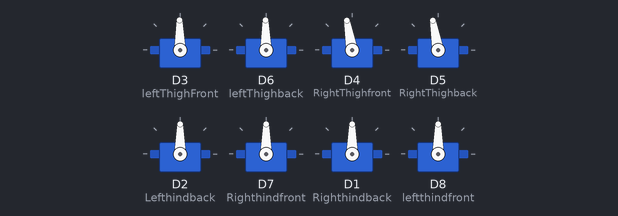
Simulated run of this sketch. Board: ESP8266 (NodeMCU). Shown: 8 × servo.

Above: at 2.05 s.
At 3.15 s:
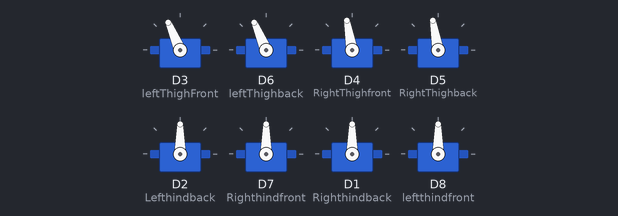
At 4.35 s:
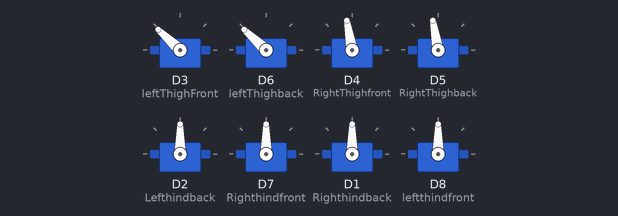
At 10.05 s:
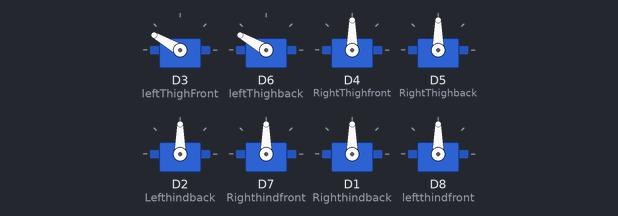
At 12.45 s:
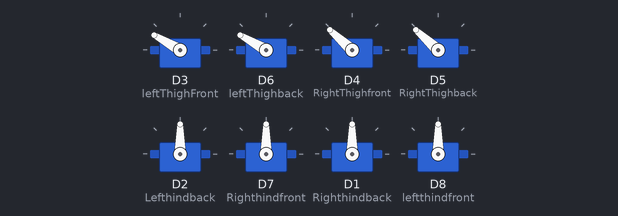
At 18.05 s:
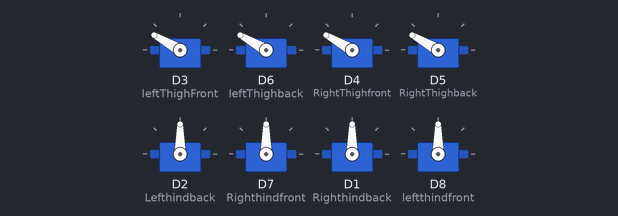
Timing chart, 0 to 22.9 s (numbered marks = the images above):
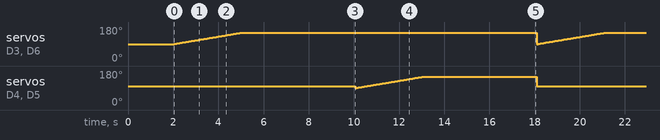

The sketch:

test2.ino
```cpp
#include <Servo.h>

Servo leftThighFront; // bwhite
Servo leftThighback; // red
Servo RightThighfront; //blue
Servo RightThighback;  // rwhite
Servo Lefthindback; //orange
Servo Righthindfront; // owhite
Servo Righthindback; //orange
Servo leftthindfront; // owhite

int pos = 0;
int pos2 =0;

void setup()
{
  servosetup();
  stand();
  delay(2000);

}

void loop()
{
 stand();
 for (pos = 90; pos<= 150 ; pos +=1)
 {
  leftThighFront.write(pos);
  leftThighback.write(pos);
  delay(50);
 }
  for (pos = 150; pos<= 90 ; pos -=1)
 {
  leftThighFront.write(pos);
  leftThighback.write(pos);
  delay(50);
 }

 delay(5000);
 for (pos = 90; pos<= 150 ; pos +=1)
 {
  RightThighfront.write(pos);
  RightThighback.write(pos);
  delay(50);
 }
 for (pos = 150; pos<= 90 ; pos -=1)
 {
  RightThighfront.write(pos);
  RightThighback.write(pos);
  delay(50);
 }
 delay(5000);
 stand();
}


void servosetup()
{
  leftThighFront.attach(D3);
  leftThighback.attach(D6);
  RightThighfront.attach(D4);
  RightThighback.attach(D5);


  Lefthindback.attach(D2);
  Righthindfront.attach(D7);
  Righthindback.attach(D1);
  leftthindfront.attach(D8);

}

void stand()
{
  leftThighFront.write(90);
  leftThighback.write(90);
  RightThighfront.write(100);
  RightThighback.write(100);
  leftthindfront.write(90);
  Lefthindback.write(90);
  Righthindfront.write(90);
  Righthindback.write(90);
}
```

Measured:
- by itself, servo on D3 (leftThighFront), servo on D6 (leftThighback): ramps from 90° to 150° and jumps back, once every 16.1 s
